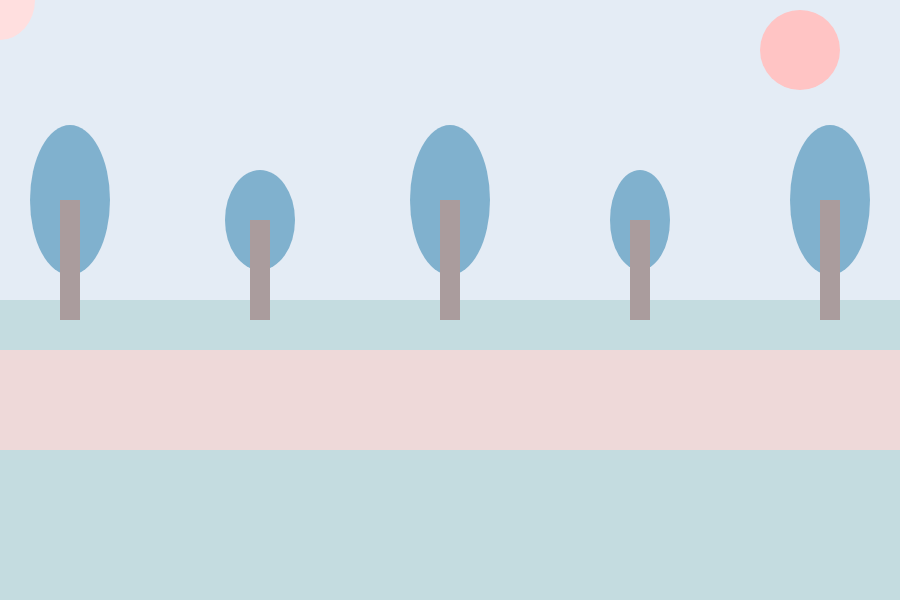
Frame 1 (no input)
Frame 60 (no input): identical to frame 1, image omitted
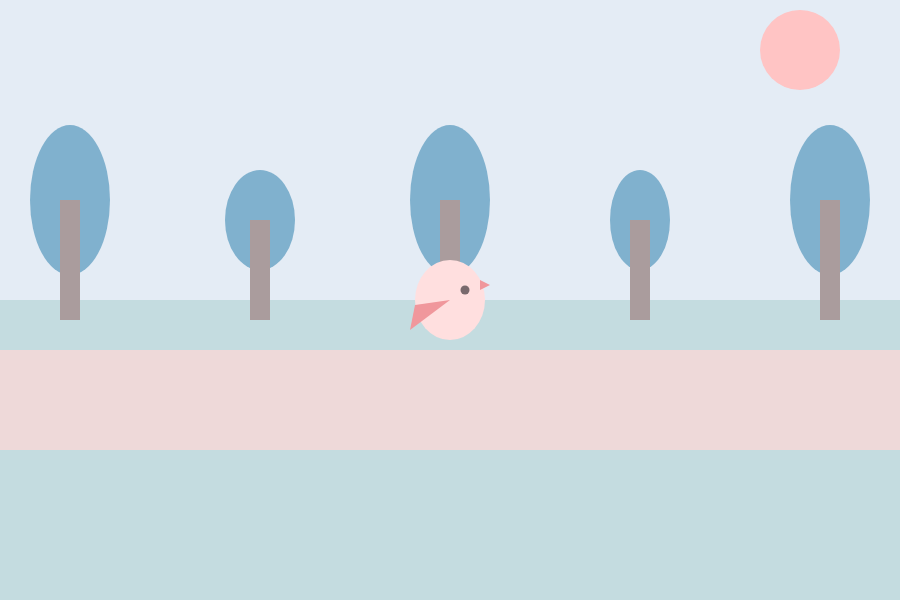
Frame 120 (the mouse pressed at the canvas centre since frame 60)

The p5.js sketch that drew these frames (run headless with seeded random() and noise() and a simulated clock; from frame 60 on, the mouse is pressed at the canvas centre):

// p5.js sketch
// ── sketch.js
// Project Title
// Your Name
// Date
//
// Extra for Experts:
// - describe what you did to take this project "above and beyond"


// global variables
let bgColor = 0;
// 0-blue; 1-darkblue; 2-grey; 3-purple

async function setup() {
  createCanvas(900, 600);
}

function draw() {
  //draw background
  background("#c4dce0");
  fill("#e4ecf5");
  noStroke();
  rect(0, 0, 900, 300);
  fill("#eed9d9");
  noStroke();
  rect(0, 350, 900, 100);
  //trees
  fill("#80b1ce");
  noStroke();
  ellipse(70, 200, 80, 150);
  ellipse(260, 220, 70, 100);
  ellipse(450, 200, 80, 150);
  ellipse(640, 220, 60, 100);
  ellipse(830, 200, 80, 150);
  fill("#aa9c9d");
  noStroke();
  rect(60, 200, 20, 120);
  rect(250, 220, 20, 100);
  rect(440, 200, 20, 120);
  rect(630, 220, 20, 100);
  rect(820, 200, 20, 120);
  //draw sun
  fill("#ffc4c4");
  noStroke();
  circle(800, 50, 80);

  // draw character
  fill("rgb(255, 223, 223)");
  noStroke();
  ellipse(mouseX, mouseY, 70, 80);
  fill("rgb(121, 105, 109)");
  noStroke();
  circle(mouseX + 15, mouseY - 10, 9);
  fill("rgb(240, 151, 156)");
  noStroke();
  triangle(mouseX+30,mouseY-10, mouseX+40,mouseY-15, mouseX+30,mouseY-20);
  triangle(mouseX,mouseY, mouseX-35,mouseY+5, mouseX-40,mouseY+30);
}

function keyPressed(){
  updateState();
}

function updateState(){
  bgColor++;
  // add logic to keep variable in range 0-3
  if(bgColor > 3){
    bgColor = 0;
  }
}
